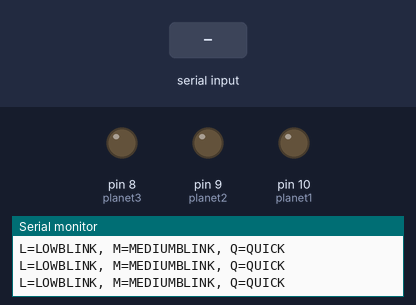
Recording of a sketch running on a simulated Arduino Uno, built with avr-gcc and run on an emulated ATmega328P. On the bench: output pins drawn as LEDs (lit = HIGH), the last lines printed to the serial monitor. Inputs (shaded band) come from the test bench.

Above: at 1.2 s.
1.3 s: byte 0 (0) received over Serial
At 2.4 s:
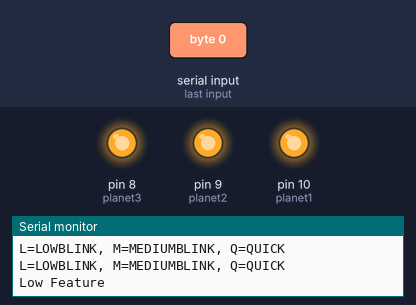
4.3 s: byte 1 (1) received over Serial
At 6.7 s:
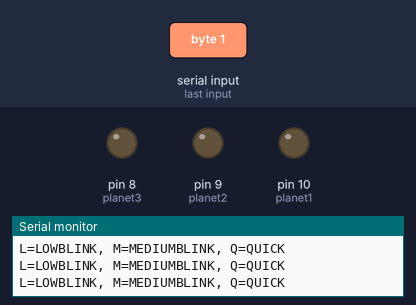
7.3 s: byte 2 (2) received over Serial
At 7.7 s:
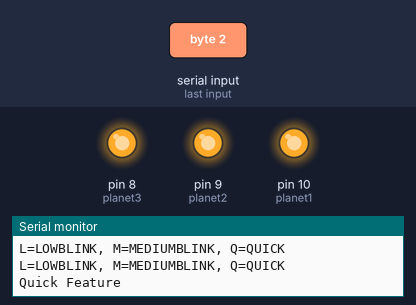
Timing chart, 0 to 10.3 s (numbered marks = the images above; inputs shaded):
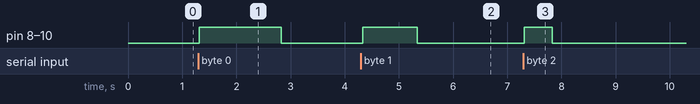

Measured:
- after the input at 1.3 s, pin 8 (planet3), pin 9 (planet2), pin 10 (planet1): LOW → HIGH at once, → LOW 1.5 s later
- after the input at 4.3 s, pin 8 (planet3), pin 9 (planet2), pin 10 (planet1): LOW → HIGH at once, → LOW 1.0 s later
- after the input at 7.3 s, pin 8 (planet3), pin 9 (planet2), pin 10 (planet1): LOW → HIGH at once, → LOW 0.52 s later

The sketch:

Planet_blinking.ino
```cpp
#include <TimeLib.h>
int planet1 = 10;//leds
int planet2 = 9;//leds
int planet3 = 8;//leds
char moon;
int stars;
void setup() {
  Serial.begin(9600);
  pinMode(planet1,OUTPUT);
  pinMode(planet2,OUTPUT);
  pinMode(planet3,OUTPUT);}

void loop(){
  if (hour()<6 && hour()>17){
    digitalWrite(planet1 , HIGH);// ΠΛΑΝΗΤΗΣ1 ΑΝΟΙΧΤΟΣ
    digitalWrite(planet2 , HIGH);// ΠΛΑΝΗΤΗΣ2 ΑΝΟΙΧΤΟΣ
    digitalWrite(planet3 , HIGH);}// ΠΛΑΝΗΤΗΣ3 ΑΝΟΙΧΤΟΣ
  else {
    digitalWrite(planet1, LOW);// ΠΛΑΝΗΤΗΣ1 ΚΛΕΙΣΤΟΣ
    digitalWrite(planet2, LOW);// ΠΛΑΝΗΤΗΣ2 ΚΛΕΙΣΤΟΣ
    digitalWrite(planet3, LOW);// ΠΛΑΝΗΤΗΣ3 ΚΛΕΙΣΤΟΣ
  }
  Serial.println("L=LOWBLINK, M=MEDIUMBLINK, Q=QUICK");//ΛΕΙΤΟΥΡΓΙΕΣ BLINK
  stars = Serial.read();//ΛΕΙΤΟΥΡΓΙΕΣ BLINK L,M,Q
  if(moon == 'L') {
    stars = 0;}else if(moon == 'M'){
    stars = 1;}else if(moon == 'Q'){
    stars = 2;}
     switch (stars){
     case 0:  // LOWBLINK=1.5SEC
      digitalWrite(planet1 , HIGH);// ΠΛΑΝΗΤΗΣ1 ΑΝΟΙΧΤΟΣ
      digitalWrite(planet2 , HIGH);// ΠΛΑΝΗΤΗΣ2 ΑΝΟΙΧΤΟΣ
      digitalWrite(planet3 , HIGH);// ΠΛΑΝΗΤΗΣ3 ΑΝΟΙΧΤΟΣ
      Serial.println("Low Feature");
      delay(1500);  //ΚΑΘΥΣΤΕΡΗΣΗ 1.5 SEC
      digitalWrite(planet1, LOW);// ΠΛΑΝΗΤΗΣ1 ΚΛΕΙΣΤΟΣ
      digitalWrite(planet2, LOW);// ΠΛΑΝΗΤΗΣ2 ΚΛΕΙΣΤΟΣ
      digitalWrite(planet3, LOW);// ΠΛΑΝΗΤΗΣ3 ΚΛΕΙΣΤΟΣ
      delay(1500); //ΚΑΘΥΣΤΕΡΗΣΗ 1.5 SEC
      break;
      case 1:  // MEDIUMBLINK=1SEC
      digitalWrite(planet1 , HIGH);// ΠΛΑΝΗΤΗΣ1 ΑΝΟΙΧΤΟΣ
      digitalWrite(planet2 , HIGH);// ΠΛΑΝΗΤΗΣ2 ΑΝΟΙΧΤΟΣ
      digitalWrite(planet3 , HIGH);// ΠΛΑΝΗΤΗΣ3 ΑΝΟΙΧΤΟΣ
      Serial.println("Medium Feature");
      delay(1000);//ΚΑΘΥΣΤΕΡΗΣΗ 1 SEC
      digitalWrite(planet1, LOW);// ΠΛΑΝΗΤΗΣ1 ΚΛΕΙΣΤΟΣ
      digitalWrite(planet2, LOW);// ΠΛΑΝΗΤΗΣ2 ΚΛΕΙΣΤΟΣ
      digitalWrite(planet3, LOW);// ΠΛΑΝΗΤΗΣ3 ΚΛΕΙΣΤΟΣ
      delay(1000); //ΚΑΘΥΣΤΕΡΗΣΗ 1 SEC
      break;
      case 2:  // QUICK=0.5 SEC
      digitalWrite(planet1 , HIGH);// ΠΛΑΝΗΤΗΣ1 ΑΝΟΙΧΤΟΣ
      digitalWrite(planet2 , HIGH);// ΠΛΑΝΗΤΗΣ2 ΑΝΟΙΧΤΟΣ
      digitalWrite(planet3 , HIGH);// ΠΛΑΝΗΤΗΣ3 ΑΝΟΙΧΤΟΣ
      Serial.println("Quick Feature");
      delay(500);//ΚΑΘΥΣΤΕΡΗΣΗ 0.5 SEC
      digitalWrite(planet1, LOW);// ΠΛΑΝΗΤΗΣ1 ΚΛΕΙΣΤΟΣ
      digitalWrite(planet2, LOW);// ΠΛΑΝΗΤΗΣ2 ΚΛΕΙΣΤΟΣ
      digitalWrite(planet3, LOW);// ΠΛΑΝΗΤΗΣ3 ΚΛΕΙΣΤΟΣ
      delay(500);//ΚΑΘΥΣΤΕΡΗΣΗ 0.5 SEC
      break;}}
```
